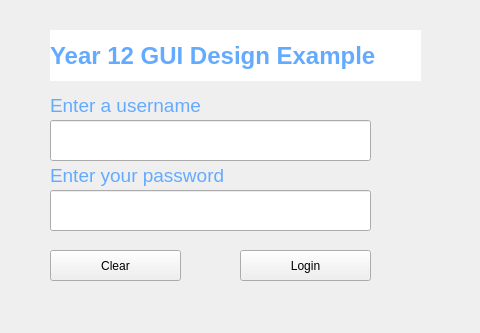
<?xml version="1.0" encoding="UTF-8"?>
<ui version="4.0">
 <class>MainWindow</class>
 <widget class="QMainWindow" name="MainWindow">
  <property name="geometry">
   <rect>
    <x>0</x>
    <y>0</y>
    <width>480</width>
    <height>333</height>
   </rect>
  </property>
  <property name="windowTitle">
   <string>MainWindow</string>
  </property>
  <property name="autoFillBackground">
   <bool>false</bool>
  </property>
  <property name="styleSheet">
   <string notr="true">QLabel#lblTitle{
background:rgb(255,255,255);
}
QLabel{
color:rgb(100,170,255);
}
QLineEdit{
color:rgb(100,170,255);
}
QLabel#bgLabel{
color:rgb(20,20,255);
}</string>
  </property>
  <widget class="QWidget" name="centralwidget">
   <widget class="QLabel" name="lblTitle">
    <property name="geometry">
     <rect>
      <x>50</x>
      <y>30</y>
      <width>371</width>
      <height>51</height>
     </rect>
    </property>
    <property name="font">
     <font>
      <pointsize>18</pointsize>
      <weight>75</weight>
      <bold>true</bold>
     </font>
    </property>
    <property name="text">
     <string>Year 12 GUI Design Example</string>
    </property>
   </widget>
   <widget class="QLabel" name="lblUsername">
    <property name="geometry">
     <rect>
      <x>50</x>
      <y>90</y>
      <width>161</width>
      <height>31</height>
     </rect>
    </property>
    <property name="font">
     <font>
      <pointsize>14</pointsize>
     </font>
    </property>
    <property name="text">
     <string>Enter a username</string>
    </property>
   </widget>
   <widget class="QLineEdit" name="userNameInput">
    <property name="geometry">
     <rect>
      <x>50</x>
      <y>120</y>
      <width>321</width>
      <height>41</height>
     </rect>
    </property>
    <property name="font">
     <font>
      <pointsize>14</pointsize>
     </font>
    </property>
   </widget>
   <widget class="QLabel" name="lblpassword">
    <property name="geometry">
     <rect>
      <x>50</x>
      <y>160</y>
      <width>181</width>
      <height>31</height>
     </rect>
    </property>
    <property name="font">
     <font>
      <pointsize>14</pointsize>
     </font>
    </property>
    <property name="text">
     <string>Enter your password</string>
    </property>
   </widget>
   <widget class="QLineEdit" name="passwordInput">
    <property name="geometry">
     <rect>
      <x>50</x>
      <y>190</y>
      <width>321</width>
      <height>41</height>
     </rect>
    </property>
    <property name="font">
     <font>
      <pointsize>14</pointsize>
     </font>
    </property>
    <property name="echoMode">
     <enum>QLineEdit::Password</enum>
    </property>
   </widget>
   <widget class="QPushButton" name="btnClear">
    <property name="geometry">
     <rect>
      <x>50</x>
      <y>250</y>
      <width>131</width>
      <height>31</height>
     </rect>
    </property>
    <property name="text">
     <string>Clear</string>
    </property>
   </widget>
   <widget class="QPushButton" name="btnLogin">
    <property name="geometry">
     <rect>
      <x>240</x>
      <y>250</y>
      <width>131</width>
      <height>31</height>
     </rect>
    </property>
    <property name="text">
     <string>Login</string>
    </property>
   </widget>
   <widget class="QLabel" name="bgLabel">
    <property name="geometry">
     <rect>
      <x>20</x>
      <y>20</y>
      <width>441</width>
      <height>291</height>
     </rect>
    </property>
    <property name="text">
     <string/>
    </property>
   </widget>
   <zorder>bgLabel</zorder>
   <zorder>lblTitle</zorder>
   <zorder>lblUsername</zorder>
   <zorder>userNameInput</zorder>
   <zorder>lblpassword</zorder>
   <zorder>passwordInput</zorder>
   <zorder>btnClear</zorder>
   <zorder>btnLogin</zorder>
  </widget>
 </widget>
 <resources/>
 <connections/>
</ui>
